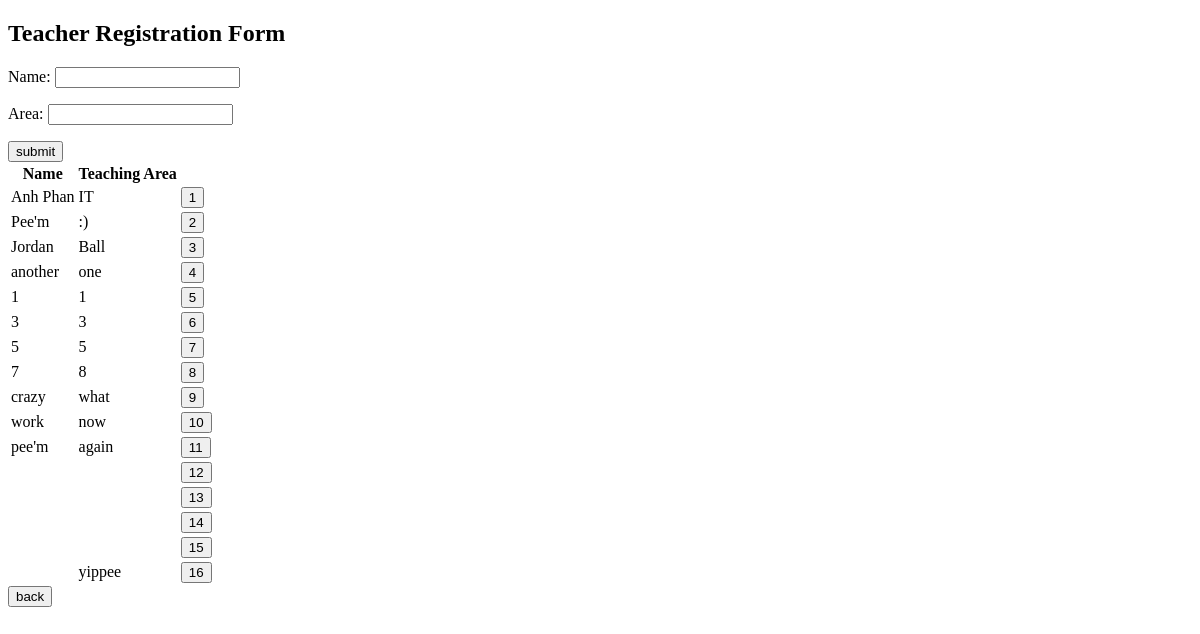
The page /input on the database as committed earlier.
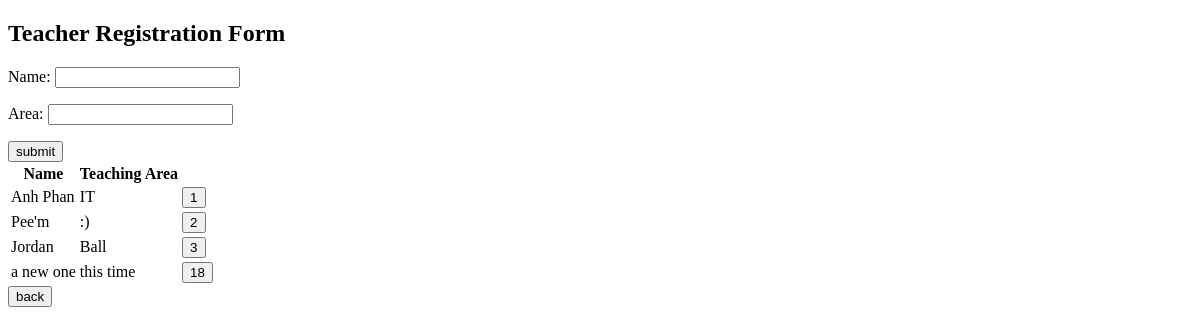
The same page on the database as committed later.
### MyApp1/models.py (models this page shows)
class teacher(models.Model):
    Name = models.CharField(max_length=25, blank=True)
    Area = models.CharField(max_length=30, blank=True)

### MyApp1/views.py (the view)
# urls.py: re_path(r'input', MyApp1.views.input_view, name='input')
def input_view(request):
    teachers = teacher.objects.all
    if 'submit' in request.POST:
        form = InputForm(request.POST)
        if form.is_valid():
            form.save()
    if 'delete' in request.POST:
        id = request.POST.get("delete")
        entry = teacher.objects.get(id=id)
        entry.delete()
    if 'back' in request.POST:
        return redirect("index")
    else:
        form = InputForm()
        return render(request, "MyApp1/input.html",{'form': form, 'content': teachers})

### MyApp1/forms.py
class InputForm(forms.ModelForm):
    class Meta:
        model = teacher
        fields = ['Name', 'Area']

### MyApp1/templates/MyApp1/input.html (shortened to what this page needs)
<!DOCTYPE html>
<html>
<head>
</head>
<body>
    <h2>Teacher Registration Form</h2>
    <form action="" method="post">
        {{ form.as_p }}
        <input type="submit" name="submit" value="submit">
        {% if content %}
        <table>
            <tr>
                <th>Name</th>
                <th>Teaching Area</th>
            </tr>
            {% for teach in content %}
            <tr>
                <td>{{teach.Name}}</td>
                <td>{{teach.Area}}</td>
                <td><input type="submit" name="delete" value="{{teach.id}}">
            </tr>
            {% endfor %}
        </table>
        {% else %}
        <strong>No data!!</strong>
        {% endif %}
        <input type="submit" name="back" value="back">
    </form>
</body>
</html>

Rows that differ between the two databases and show on the page:
removed teacher: Name "another", Area "one", delete "4"
removed teacher: Name "1", Area "1", delete "5"
removed teacher: Name "3", Area "3", delete "6"
removed teacher: Name "5", Area "5", delete "7"
removed teacher: Name "7", Area "8", delete "8"
removed teacher: Name "crazy", Area "what", delete "9"
removed teacher: Name "work", Area "now", delete "10"
removed teacher: Name "pee'm", Area "again", delete "11"
removed teacher: delete "12"
removed teacher: delete "13"
removed teacher: delete "14"
removed teacher: delete "15"
removed teacher: Area "yippee", delete "16"
added teacher: Name "a new one", Area "this time", delete "18"
